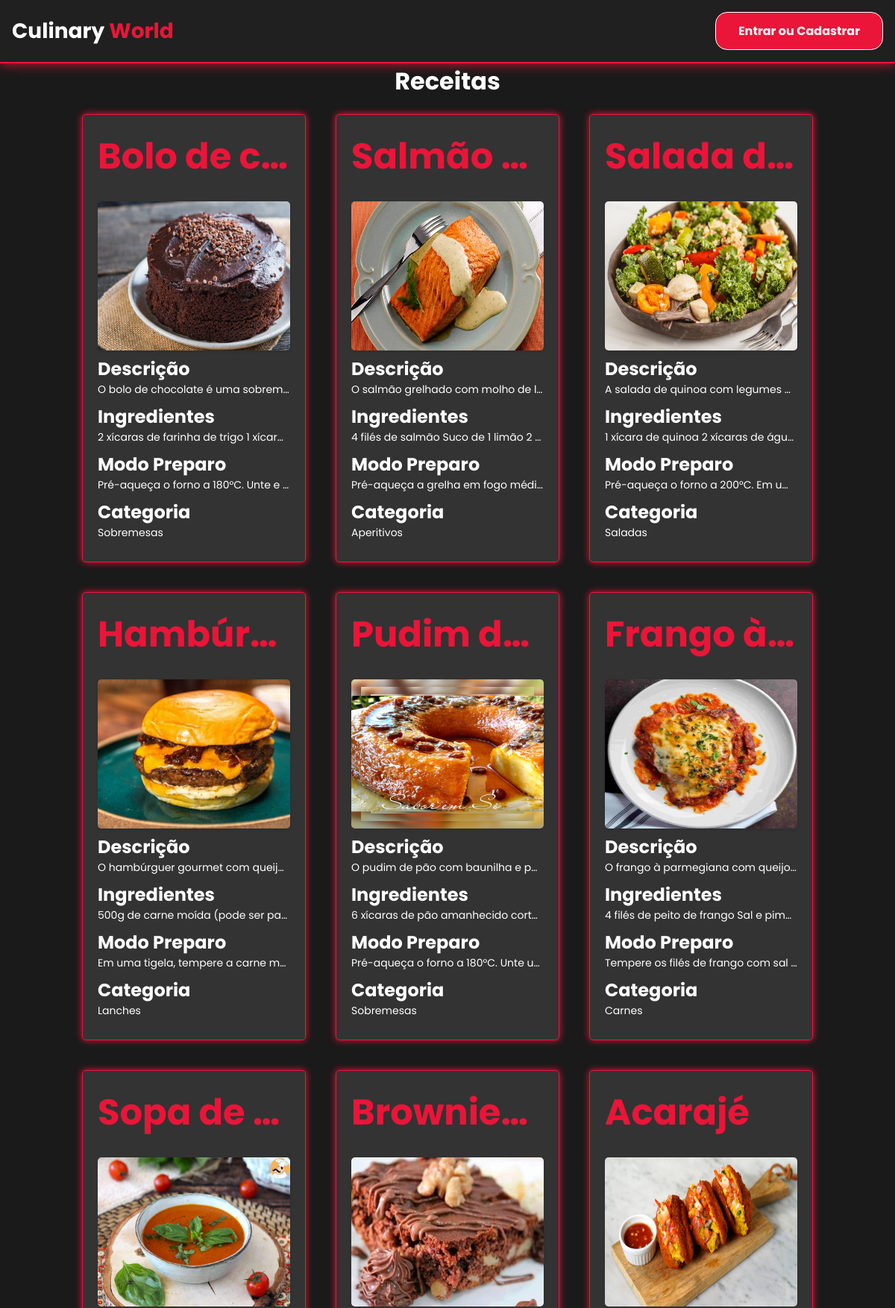
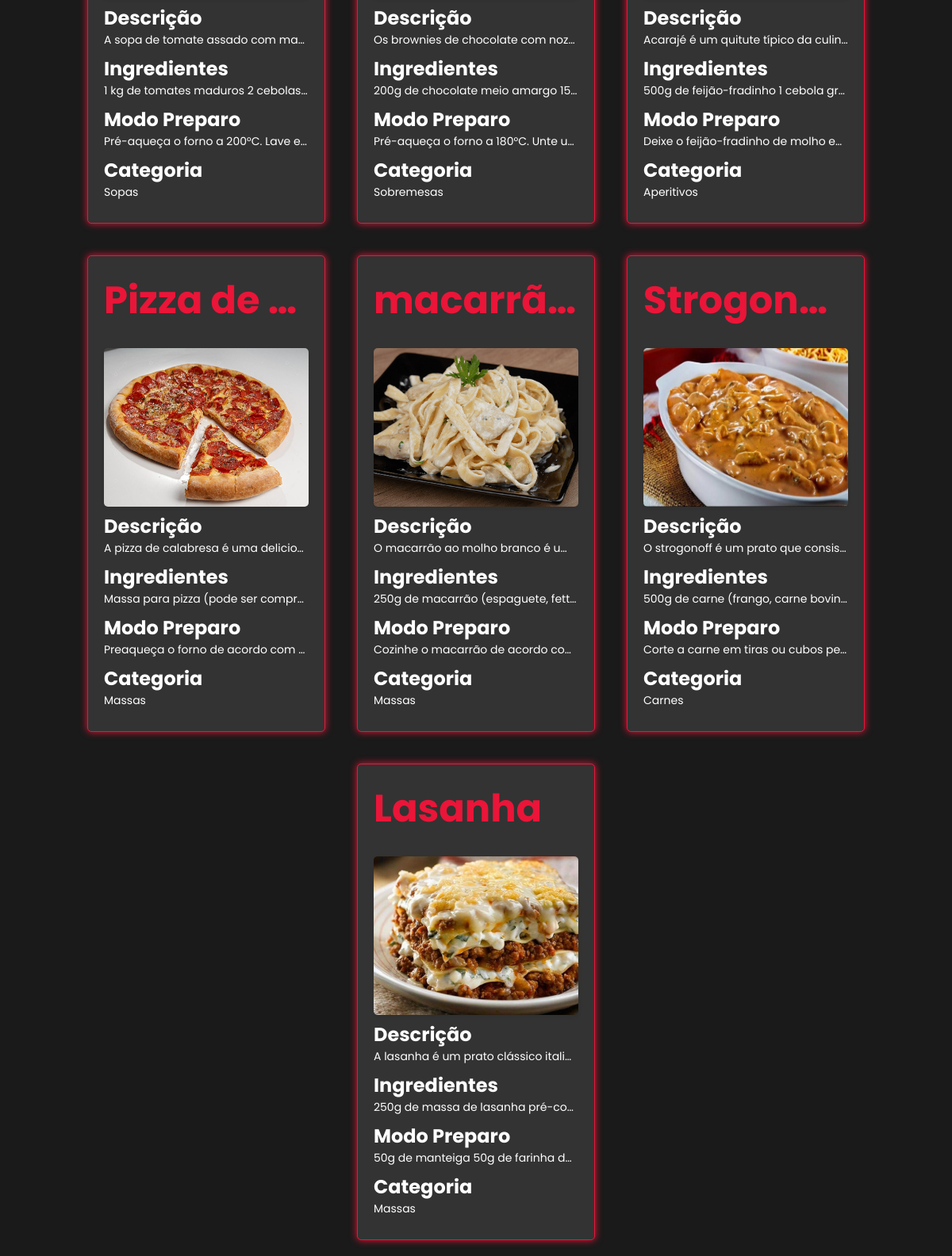
The page / on the database its author committed (2 pictures, top to bottom).
### tables this page shows
CREATE TABLE `receitas` (
  `id` int(11) NOT NULL,
  `titulo` varchar(255) NOT NULL,
  `descricao` varchar(255) NOT NULL,
  `ingredientes` varchar(255) NOT NULL,
  `modo_preparo` varchar(255) NOT NULL,
  `categoria` varchar(255) NOT NULL,
  `imagem` varchar(255) NOT NULL
);

### classes/crud_receita.php (called while the page is built, shortened)
<?php
class Crud_receita{
    private $conn;
    private $table_name = "receitas";
    public function __construct($db){
        $this->conn = $db;
    }
    public function mostrar_receita(){
        $query = "SELECT * FROM ". $this->table_name;
        $stmt = $this->conn->prepare($query);
        $stmt->execute();
        return $stmt;
    }
}

### index.php (the view, shortened to what this page needs)
<?php
require_once ('classes/crud_receita.php');
$database = new DataBase();
$db = $database->getConnection();
$crud = new Crud_receita($db);
if(isset($_GET['action'])){
    switch($_GET['action']){
        case 'criar':
            $crud->criar_receita($_POST);
            $rows = $crud->mostrar_receita();
            header('location: index.php');
            break;
        case 'mostrar':
            $rows = $crud->mostrar_receita();
            break;
        case 'editar':
            if(isset($_POST['id'])){
                $crud->editar_receita($_POST);
                header("Location: index.php");
            }
            $rows = $crud->mostrar_receita();
            break;
        case 'favoritar':
            $crud->favoritar_receita($_GET['id']);
            $rows = $crud->mostrar_receita();
            header('location: index.php');
            break;
        case 'excluir':
            $crud->excluir_receita($_GET['id']);
            $rows = $crud->mostrar_receita();
            header('location: index.php');
            break;
        case 'desfavoritar':
            $crud->desfavoritar_receita($_GET['id']);
            $rows = $crud->mostrar_receita();
            header('location: index.php');
    }
}else{
    $rows = $crud->mostrar_receita();
}
?>
<!DOCTYPE html>
<html lang="en">
<head>
    <link href='https://unpkg.com/boxicons@2.1.4/css/boxicons.min.css' rel='stylesheet'>
    <link rel="stylesheet" href="https://cdnjs.cloudflare.com/ajax/libs/font-awesome/6.2.1/css/all.min.css"/>
    <link rel="stylesheet" href="CSS/home.css">
</head>
<body>
    <header>
    <nav>
        <a href="index.php"><h2 class="logo"> Culinary <span> World </span> </h2></a>
        <?php
            if (!isset($_SESSION['nome'])) {
        ?>
        <div class="botoes">
            <a href="php/cadastro.php"><button type="button" class="botao-cadastrar"> Entrar ou Cadastrar </button></a>
        </div>
        <?php
            }
        ?>
    </nav>
</header>
    <main>
    <div class="receitas">
        <h1>Receitas</h1>
    </div>
        <?php
            if (isset($rows)) {
                echo "<div class='card-container'>";
                foreach($rows as $row){
                    echo "<div class='card'>";
                    echo "<a href='php/receita.php?id=".$row['id']."' class='card-link'>";
                    echo "<div class='titulo-imagem'>";
                    echo "<h1>".$row['titulo']."</h1>";
                    echo "<img src='imagens/".$row['imagem']."' alt='Imagem da receita'>";
                    echo "</div>";
                    echo "<h2> Descrição </h2>";
                    echo "<p> ".$row['descricao']."</p>";
                    echo "<h2> Ingredientes </h2>";
                    echo "<p> ".$row['ingredientes']."</p>";
                    echo "<h2> Modo Preparo </h2>";
                    echo "<p> ".$row['modo_preparo']."</p>";
                    echo "<h2> Categoria </h2>";
                    echo "<p> ".$row['categoria']."</p>";
                    echo "</a>";
                    echo "</div>";
                }
                echo "</div>";
            } else {
                echo "<h1>Nenhum registro encontrado</h1>";
            }
                ?>
    </main>
</body>
</html>

### CSS/home.css (style rules this page uses)
* { margin: 0; padding: 0; box-sizing: border-box; font-family: 'Poppins', sans-serif; list-style-type: none; }
body { display: flex; flex-direction: column; background-color: #1a1a1a; height: 100vh; width: 100vw; scrollbar-width: thin; scrollbar-color: transparent transparent; }
nav { display: flex; align-items: center; justify-content: space-between; padding: 1rem; border-bottom: 2px solid #ea1538; background-color: rgb(32, 32, 32); box-shadow: 0 0 15px 0 #ea1538; }
a { text-decoration: none; }
.logo { color: white; font-size: 28px; }
.logo span { color: #ea1538; }
.botoes { display: flex; align-items: center; }
.botao-cadastrar { border: none; background-color: #ea1538; border: 1px solid #fff; padding: 12px 30px; border-radius: 1rem; color: #ffff; font-weight: bold; font-size: 1rem; transition: .4s; }
main { color: #fff; overflow-x: hidden; }
.receitas { display: flex; justify-content: center; align-items: center; flex-direction: column; }
.card-container { display: flex; flex-wrap: wrap; align-items: center; justify-content: center; }
.card { display: flex; flex-direction: column; justify-content: center; width: 300px; background-color: #333; border-radius: 5px; padding: 20px; box-shadow: 0 2px 4px rgba(0, 0, 0, 0.1); margin: 20px; border: 1px solid #ea1538; box-shadow: 0 0 10px 0 #ea1538; text-decoration: none; }
.card h1 { font-size: 3rem; color: #ea1538; margin-bottom: 1rem; margin-bottom: 1.5rem; overflow: hidden; text-overflow: ellipsis; white-space: nowrap; max-height: 3.6em; }
.card img { width: 100%; height: 200px; border-radius: 5px; box-shadow: 0 2px 4px rgba(0, 0, 0, 0.1); }
.card h2 { color: #fff; }
.card p { font-size: 14px; margin-bottom: 0.5rem; overflow: hidden; text-overflow: ellipsis; white-space: nowrap; max-height: 3.6em; color: #fff; }

### rows shown on the page
receitas: titulo "Bolo de c…", imagem (picture), descricao "O bolo de chocolate é uma sobrem…", ingredientes "2 xícaras de farinha de trigo 1 xícar…", modo_preparo "Pré-aqueça o forno a 180°C. Unte e…", categoria "Sobremesas"
receitas: titulo "Salmão…", imagem (picture), descricao "O salmão grelhado com molho de l…", ingredientes "4 filés de salmão Suco de 1 limão 2…", modo_preparo "Pré-aqueça a grelha em fogo médi…", categoria "Aperitivos"
receitas: titulo "Salada d…", imagem (picture), descricao "A salada de quinoa com legumes…", ingredientes "1 xícara de quinoa 2 xícaras de águ…", modo_preparo "Pré-aqueça o forno a 200°C. Em u…", categoria "Saladas"
receitas: titulo "Hambúr…", imagem (picture), descricao "O hambúrguer gourmet com queij…", ingredientes "500g de carne moída (pode ser pa…", modo_preparo "Em uma tigela, tempere a carne m…", categoria "Lanches"
receitas: titulo "Pudim d…", imagem (picture), descricao "O pudim de pão com baunilha e p…", ingredientes "6 xícaras de pão amanhecido cort…", modo_preparo "Pré-aqueça o forno a 180°C. Unte u…", categoria "Sobremesas"
receitas: titulo "Frango à…", imagem (picture), descricao "O frango à parmegiana com queijo…", ingredientes "4 filés de peito de frango Sal e pim…", modo_preparo "Tempere os filés de frango com sal…", categoria "Carnes"
receitas: titulo "Sopa de…", imagem (picture), descricao "A sopa de tomate assado com ma…", ingredientes "1 kg de tomates maduros 2 cebolas…", modo_preparo "Pré-aqueça o forno a 200°C. Lave e…", categoria "Sopas"
receitas: titulo "Brownie…", imagem (picture), descricao "Os brownies de chocolate com noz…", ingredientes "200g de chocolate meio amargo 15…", modo_preparo "Pré-aqueça o forno a 180°C. Unte u…", categoria "Sobremesas"
receitas: titulo "Acarajé", imagem (picture), descricao "Acarajé é um quitute típico da culin…", ingredientes "500g de feijão-fradinho 1 cebola gr…", modo_preparo "Deixe o feijão-fradinho de molho e…", categoria "Aperitivos"
receitas: titulo "Pizza de…", imagem (picture), descricao "A pizza de calabresa é uma delicio…", ingredientes "Massa para pizza (pode ser compr…", modo_preparo "Preaqueça o forno de acordo com…", categoria "Massas"
receitas: titulo "macarrã…", imagem (picture), descricao "O macarrão ao molho branco é u…", ingredientes "250g de macarrão (espaguete, fett…", modo_preparo "Cozinhe o macarrão de acordo co…", categoria "Massas"
receitas: titulo "Strogon…", imagem (picture), descricao "O strogonoff é um prato que consis…", ingredientes "500g de carne (frango, carne bovin…", modo_preparo "Corte a carne em tiras ou cubos pe…", categoria "Carnes"
receitas: titulo "Lasanha", imagem (picture), descricao "A lasanha é um prato clássico itali…", ingredientes "250g de massa de lasanha pré-co…", modo_preparo "50g de manteiga 50g de farinha d…", categoria "Massas"
